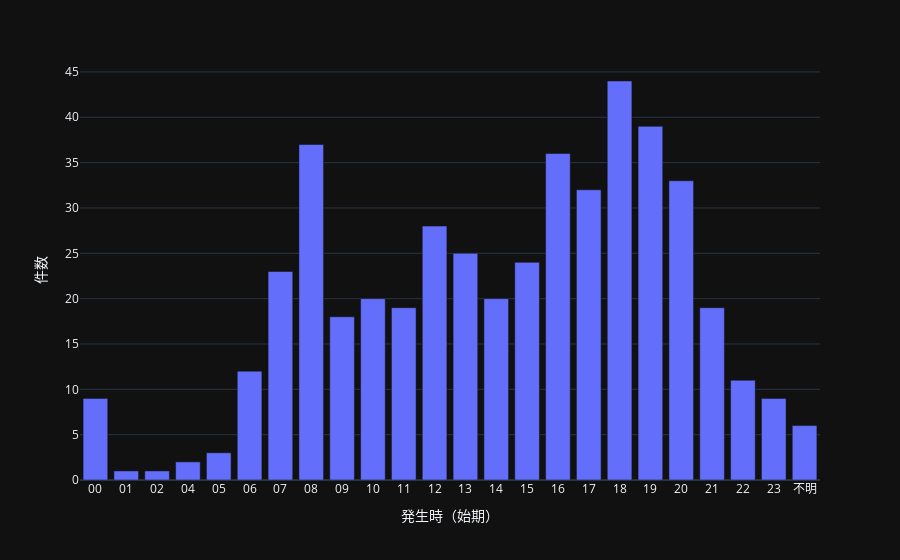

Write notebook code for a chart like this one.
### Markdown cell above
チャートのテンプレートを変えることでルックスが変わる。

`template`のオプションはこちらから：

```["plotly", "plotly_white", "plotly_dark", "ggplot2", "seaborn", "simple_white"]```

一つずつ試してみよう。

### Code cell
fig = px.bar(time,
            x='発生時（始期）',
            y='件数',
            template='plotly_dark' # change this to see other styles
            )
fig.update_xaxes(categoryorder='category ascending')
fig.show()

### Figure 1 — Plotly figure (JSON) as saved in the notebook; plotly's stock layout.template omitted (floating-point values rounded to 4 significant figures)
{"data": [{"alignmentgroup": "True", "hovertemplate": "発生時（始期）=%{x}<br>件数=%{y}<extra></extra>", "legendgroup": "", "marker": {"color": "#636efa", "pattern": {"shape": ""}}, "name": "", "offsetgroup": "", "orientation": "v", "showlegend": false, "textposition": "auto", "type": "bar", "x": ["18", "19", "08", "16", "20", "17", "12", "13", "15", "07", "14", "10", "21", "11", "09", "06", "22", "00", "23", "不明", "05", "04", "02", "01"], "xaxis": "x", "y": [44, 39, 37, 36, 33, 32, 28, 25, 24, 23, 20, 20, 19, 19, 18, 12, 11, 9, 9, 6, 3, 2, 1, 1], "yaxis": "y"}], "layout": {"barmode": "relative", "legend": {"tracegroupgap": 0}, "margin": {"t": 60}, "xaxis": {"anchor": "y", "categoryorder": "category ascending", "domain": [0, 1], "title": {"text": "発生時（始期）"}}, "yaxis": {"anchor": "x", "domain": [0, 1], "title": {"text": "件数"}}}}
